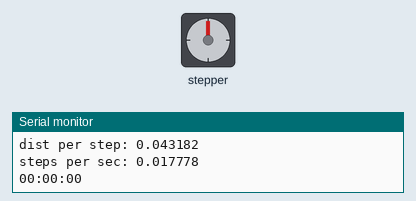
The sketch below on a simulated Arduino Uno, built with avr-gcc and run on an emulated ATmega328P. On the bench: stepper motor, the last lines printed to the serial monitor. Wiring (inferred from the names in the program): stepper motor driver (63 steps per turn assumed): step pin 2; direction pin 3; enable pin 4. The local clock reads 2024-03-15 10:24:30 at power-on unless the sketch sets it.

Above: at 0.1 s.
At 8.1 s:
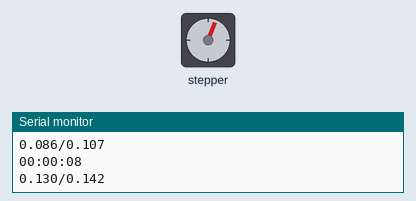
At 18.2 s:
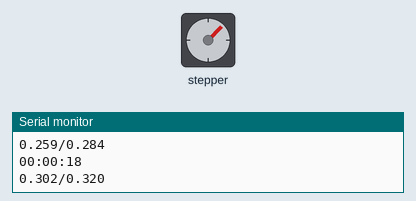
At 38.4 s:
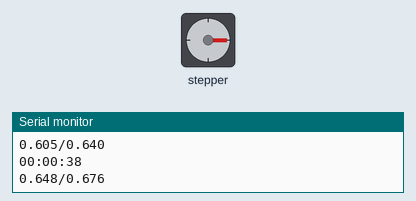
Timing chart, 0 to 39.9 s (numbered marks = the images above):
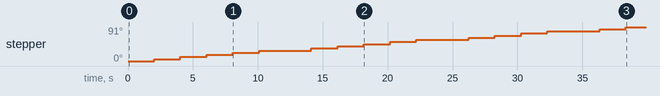

The sketch:

testRTC.ino
```cpp
#include "Stepper.h"
#include "Time.h"

#define PIN_STEP 2
#define PIN_DIR 3
#define PIN_ENABLE 4
#define STEPS_PER_REVOLUTION (63.68395 * 32.0)  // here go the 2048 steps
#define CHAIN_MODULES 48*2
#define PITCH 8
#define MOTOR_PINION_TOOTHS 11
#define MOTOR_PINION_PERIMETER (PITCH * MOTOR_PINION_TOOTHS) //(PITCH * MOTOR_PINION_TOOTHS) / PI)
#define CHAIN_LENGTH (CHAIN_MODULES * PITCH)
#define STEPS_PER_SECOND ((float)CHAIN_LENGTH / (12.0*60.0*60.0))
#define DIST_PER_STEP ((float)MOTOR_PINION_PERIMETER / (float)STEPS_PER_REVOLUTION)
#define DEBUG(func) func
//#define DEBUG(func)

Stepper stepper(PIN_STEP, PIN_DIR, 10);
static TimeType time;
float currentDistance = 0.0, targetDistance;

void printInfos(void) {
  Serial.begin(38400);
  Serial.print("dist per step: ");
  Serial.println(DIST_PER_STEP, 6);

  Serial.print("steps per sec: ");
  Serial.println(STEPS_PER_SECOND, 6);
}

void setup() {
  DEBUG(printInfos());

  (void)memset(&time, 0U, sizeof(TimeType));

  pinMode(PIN_ENABLE, OUTPUT);
  digitalWrite(PIN_ENABLE, LOW);

  stepper.Init();
  stepper.SetDirection(true);
  InitTime(time);
}


void loop() {
  uint16_t currentTimeStamp, maxTimeStamp;
  delay(2000); /* sleep for a second */
  GetTime(&time);
  DEBUG(PrintTime(&time));

  currentTimeStamp = getTimeStamp(time.hour, time.minute, time.second);
  targetDistance = currentTimeStamp * STEPS_PER_SECOND;

  maxTimeStamp = getTimeStamp(23, 59, 59);

  /* prevent overflow so subtract a day distance */
  if (currentTimeStamp == maxTimeStamp) {
    currentDistance -= DIST_PER_STEP * maxTimeStamp;
    targetDistance -= DIST_PER_STEP * maxTimeStamp;
  }

  DEBUG(printStatus( currentDistance, targetDistance));

  while (currentDistance < targetDistance) {
    digitalWrite(PIN_ENABLE, LOW);
    (void)stepper.DoStep();

    currentDistance += DIST_PER_STEP;
    digitalWrite(PIN_ENABLE, HIGH);
  }
}

void printStatus( float currentDistance, float targetDistance) {
  char totalBuff[30];
  char tempBuff[10];
  char tempBuffTarget[10];
  dtostrf(currentDistance, 5, 3, tempBuff);
  dtostrf(targetDistance, 5, 3, tempBuffTarget);
  sprintf(totalBuff, "%s/%s\n", tempBuff, tempBuffTarget);
  Serial.print(totalBuff);
}

uint32_t getTimeStamp(uint8_t hour, uint8_t minute, uint8_t second) {
  return (hour * 3600 + minute * 60 + second);
}
```

Stepper.h
```cpp
/* created by JaschM
    BYJ48 Stepper motor code
   Connect :
   IN1 >> D8
   IN2 >> D9
   IN3 >> D10
   IN4 >> D11
   VCC ... 5V Prefer to use external 5V Source
*/
#ifndef STEPPER_H
#define STEPPER_H

#include "Arduino.h"

class Stepper {
  public:
    Stepper(const uint8_t stepPin, const uint8_t dirPin, const uint8_t delayStep) {
        _delayStep = delayStep;
        _stepPin = stepPin;
        _dirPin = dirPin;
    }

    void Init() {
        pinMode(_stepPin, OUTPUT);
        pinMode(_dirPin, OUTPUT);
    }

    void DoStep() {
      digitalWrite(_stepPin, LOW);
      digitalWrite(_stepPin, HIGH);
      delay(_delayStep);
    }

    void SetDirection(boolean direction) {
      digitalWrite(_dirPin, direction);
    }

  private:
    uint8_t _dirPin, _stepPin, _delayStep;
};

#endif
```

Time.h
```cpp
#ifndef TIME_H
#define TIME_H

#include "DS3231.h"

/*************************************************/
/*         LOCAL VARIABLE DECLARATION            */
/*************************************************/
DS3231 Clock;

/*************************************************/
/*              TYPE DECLARATION                 */
/*************************************************/
typedef struct TimeType_Tag {
  byte second;
  byte minute;
  byte hour;
  byte day;
  byte month;
  byte year;
} TimeType;

/*************************************************/
/*         LOCAL FUNCTION DECLARATION            */
/*************************************************/
static void PrintTime(TimeType* t);
static void parseCompileTime(TimeType* t);

/*************************************************/
/*         GLOBAL FUNCTION DECLARATION           */
/*************************************************/
void InitTime(TimeType& time);
void SetTime(TimeType* t);
void GetTime(TimeType *t);

/*************************************************/
/*         LOCAL FUNCTION DEFINITIONS            */
/*************************************************/
void PrintTime(TimeType* t) {
    char totalBuff[30];
    //sprintf(totalBuff, "%02d:%02d:%02d, %02d.%02d.%04d\n", t->hour, t->minute, t->second, t->day, t->month, t->year + 2000);
    sprintf(totalBuff, "%02d:%02d:%02d\n", t->hour, t->minute, t->second);
    Serial.print(totalBuff);
}

void parseCompileTime(TimeType* t) {
    char s_month[5];
    const char month_names[] = "JanFebMarAprMayJunJulAugSepOctNovDec";
    uint16_t year;
    sscanf(__DATE__, "%s %c %d", s_month, &t->day, &year);
    t->year = (char)(year - 2000);
    t->month = (strstr(month_names, s_month) - month_names) / 3 + 1;
    Serial.println((strstr(month_names, s_month) - month_names));
    sscanf(__TIME__, "%2hhd %*c %2hhd %*c %2hhd", &t->hour, &t->minute, &t->second);
}
/*************************************************/
/*         GLOBAL FUNCTION DEFINITIONS            */
/*************************************************/
void InitTime(TimeType& time) {
    Wire.begin();
    //parseCompileTime(&time);
    SetTime(&time);
    PrintTime(&time);
}

void SetTime(TimeType* t) {
  Clock.setSecond(t->second);//Set the second
  Clock.setMinute(t->minute);//Set the minute
  Clock.setHour(t->hour);  //Set the hour
  Clock.setDate(t->day);  //Set the day of the month
  Clock.setMonth(t->month);  //Set the month of the year
  Clock.setYear(t->year);// - 2000);  //Set the year (Last two digits of the year)
}

void GetTime(TimeType *t) {
  bool h12, PM, Century;
  t->hour = Clock.getHour(h12, PM);
  t->minute = Clock.getMinute();
  t->second = Clock.getSecond();
  t->year = Clock.getYear();
  t->month = Clock.getMonth(Century);
  t->day = Clock.getDate();
}

#endif
```
